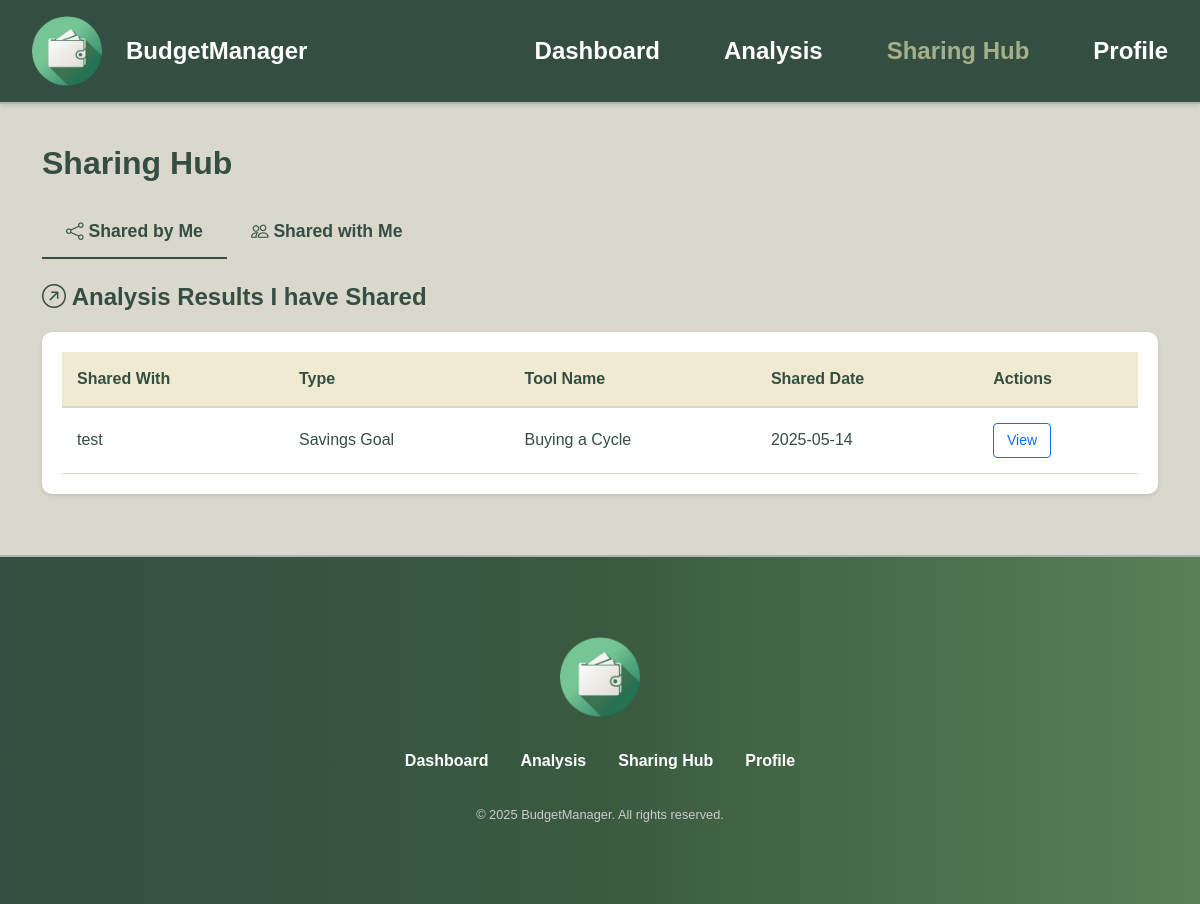
The page /share (signed in) on the database its author committed.
### models/savings_goal_share.py (models this page shows)
class SavingsGoalShare(db.Model):
    __tablename__ = 'savings_goal_shares'
    id = db.Column(db.Integer, primary_key=True)
    goal_id = db.Column(db.Integer, db.ForeignKey('savings_goals.id'), nullable=False)
    shared_with_user_id = db.Column(db.Integer, db.ForeignKey('users.id'), nullable=False)
    tool_name = db.Column(db.String(100), nullable=False)  # e.g., 'savings_goal', 'future_predictor'
    created_at = db.Column(db.DateTime, default=datetime.utcnow)
    shared_user = db.relationship(
        "User",
        backref="shared_goals",
        primaryjoin="SavingsGoalShare.shared_with_user_id==User.id"
    )
    goal = db.relationship("SavingsGoal", backref="shared_records")

### models/user.py (models this page shows, shortened)
class User(db.Model):
    __tablename__ = 'users'
    id = db.Column(db.Integer, primary_key=True)
    name = db.Column(db.String(100), nullable=False)
    email = db.Column(db.String(100), unique=True, nullable=False)
    password_hash = db.Column(db.String(256), nullable=False)
    created_at = db.Column(db.DateTime, default=datetime.utcnow)

### models/savings_goal.py (models this page shows)
class SavingsGoal(db.Model):
    __tablename__ = 'savings_goals'
    id = db.Column(db.Integer, primary_key=True)
    user_id = db.Column(db.Integer, db.ForeignKey('users.id'), nullable=False)
    goal_name = db.Column(db.String(100), nullable=False)
    target_amount = db.Column(db.Float, nullable=False)
    saved_amount = db.Column(db.Float, default=0.0)
    deadline = db.Column(db.Date, nullable=False)
    created_at = db.Column(db.DateTime, default=datetime.utcnow)
    shares = db.relationship('SavingsGoalShare', backref='savings_goal', lazy=True)
    owner = db.relationship('User', backref='goals')

### app.py (the view)
@app.route('/share')
@login_required_custom
def share():
    user_id = session.get('user_id')
    shared_by_me = SavingsGoalShare.query.join(SavingsGoal).filter(SavingsGoal.user_id == user_id).all()
    shared_with_me = SavingsGoalShare.query.filter_by(shared_with_user_id=user_id).all()
    return render_template('share.html',
                           shared_by_me=shared_by_me,
                           shared_with_me=shared_with_me)

### app.py (called while the page is built)
def login_required_custom(f):
    @wraps(f)
    def decorated_function(*args, **kwargs):
        if 'user_id' not in session:
            flash('please login first', 'warning')
            return redirect(url_for('login'))
        return f(*args, **kwargs)
    return decorated_function

### templates/share.html (shortened to what this page needs)
{% extends "layout_user.html" %}
{% block styles %}
<link href="https://cdn.jsdelivr.net/npm/bootstrap@5.3.5/dist/css/bootstrap.min.css" rel="stylesheet">
<link href="https://cdn.jsdelivr.net/npm/bootstrap-icons@1.11.0/font/bootstrap-icons.css" rel="stylesheet">
<link rel="stylesheet" href="{{ url_for('static', filename='css/style.css') }}">
<link rel="stylesheet" href="{{ url_for('static', filename='css/share.css') }}">
{% endblock %}
{% block content %}
<div class="container mt-4">
    <h2 class="mb-4">Sharing Hub</h2>
    <ul class="nav nav-tabs mb-4" id="sharingTabs" role="tablist">
        <li class="nav-item" role="presentation">
            <button class="nav-link active" id="shared-by-me-tab" data-bs-toggle="tab" data-bs-target="#shared-by-me" type="button" role="tab">
                <i class="bi bi-share"></i> Shared by Me
            </button>
        </li>
        <li class="nav-item" role="presentation">
            <button class="nav-link" id="shared-with-me-tab" data-bs-toggle="tab" data-bs-target="#shared-with-me" type="button" role="tab">
                <i class="bi bi-people"></i> Shared with Me
            </button>
        </li>
    </ul>
    <div class="tab-content" id="sharingTabsContent">
        <div class="tab-pane fade show active" id="shared-by-me" role="tabpanel">
            <div class="mt-4">
                <h4><i class="bi bi-arrow-up-right-circle"></i> Analysis Results I have Shared</h4>
                <div class="table-responsive">
                    <table class="table table-hover">
                        <thead>
                            <tr>
                                <th>Shared With</th>
                                <th>Type</th>
                                <th>Tool Name</th>
                                <th>Shared Date</th>
                                <th>Actions</th>
                            </tr>
                        </thead>
                        <tbody>
                            {% for share in shared_by_me %}
                              <tr>
                                  <td>{{ share.shared_user.name }}</td>
                                  <td>Savings Goal</td>
                                  <td>{{ share.goal.goal_name }}</td>
                                  <td>{{ share.goal.created_at.strftime('%Y-%m-%d') }}</td>
                                  <td>
                                      <a href="{{ url_for('savings_goal_tracker') }}#savings-own-goal" class="btn btn-sm btn-outline-primary">View</a>
                                  </td>
                              </tr>
                            {% endfor %}
                        </tbody>
                    </table>
                </div>
            </div>
        </div>
    </div>
</div>
{% endblock %}

### static/css/style.css (style rules this page uses)
body, h1, ul, li, a { margin: 0; padding: 0; list-style: none; text-decoration: none; color: inherit; }
body { font-family: 'Arial', sans-serif; background-color: #DAD7CD; color: #000; display: flex; flex-direction: column; }
body, html { scroll-behavior: smooth; height: 100%; }

### static/css/share.css (style rules this page uses)
.container.mt-4 { padding-top: 120px; padding-bottom: 60px; }
.nav-tabs { border-bottom: 2px solid #DAD7CD; }
.nav-tabs .nav-link { color: #344E41; font-weight: 600; font-size: 1.1rem; padding: 12px 24px; border: none; border-bottom: 2px solid transparent; margin-bottom: -2px; transition: all 0.3s ease; }
.nav-tabs .nav-link.active { color: #344E41; background-color: transparent; border-bottom: 2px solid #344E41; }
.table-responsive { background-color: #ffffff; border-radius: 10px; box-shadow: 0 2px 4px rgba(0, 0, 0, 0.1); padding: 20px; margin-top: 20px; }
.table { margin-bottom: 0; }
.table th { background-color: #f0ead2; color: #344E41; font-weight: 600; border-bottom: 2px solid #DAD7CD; padding: 15px; }
.table td { vertical-align: middle; padding: 15px; color: #344E41; border-bottom: 1px solid #DAD7CD; }
h2.mb-4 { color: #344E41; font-weight: 700; margin-bottom: 2rem; }
h4 { color: #344E41; font-weight: 600; margin-bottom: 1rem; }
.table tbody tr { transition: all 0.2s ease; }
.btn-sm { padding: 0.4rem 0.8rem; font-size: 0.875rem; }

### rows shown on the page
SavingsGoalShare: shared_user.name "test", goal.goal_name "Buying a Cycle", goal.created_at "2025-05-14"
